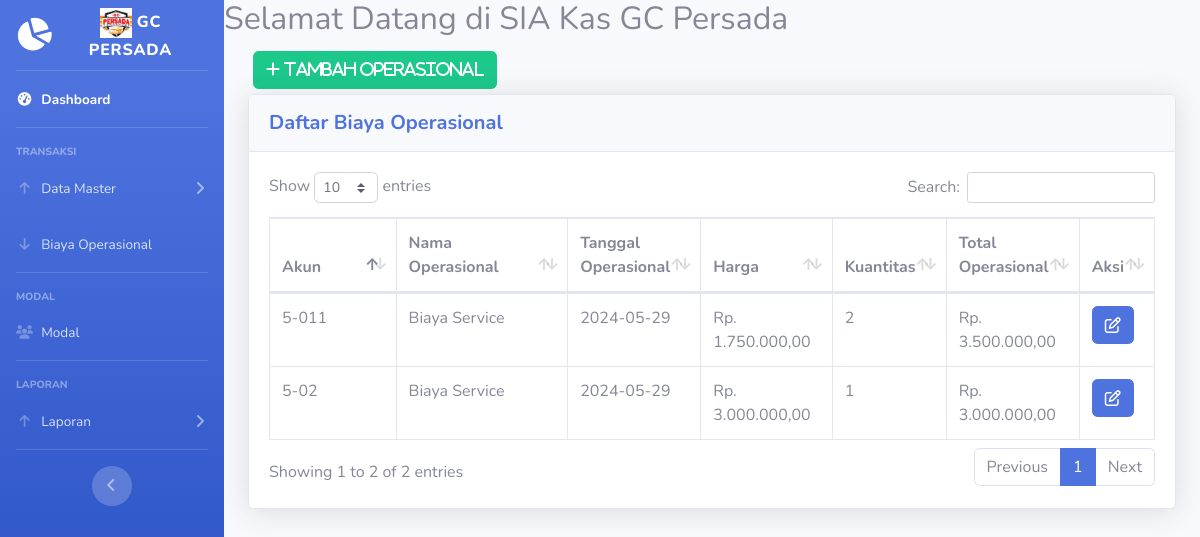
The app's page /operasional.php, older data.
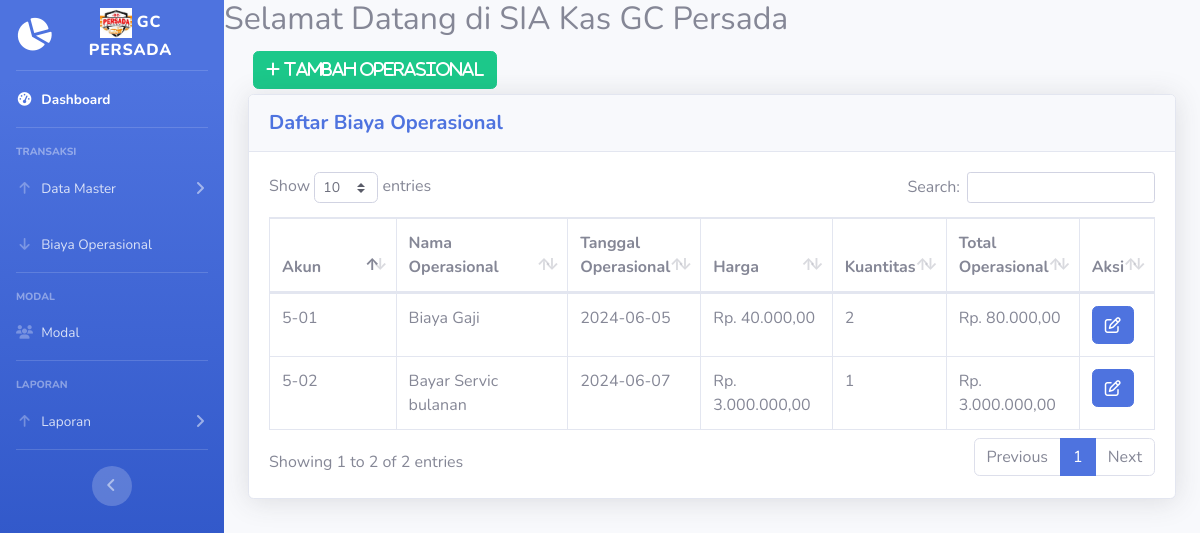
The same page, newer data.
### tables this page shows
CREATE TABLE `operasional` (
  `id_operasional` varchar(5) NOT NULL,
  `id_akun` varchar(5) NOT NULL,
  `nama_operasional` varchar(20) NOT NULL,
  `tanggal_operasional` date NOT NULL,
  `harga` int(8) NOT NULL,
  `kuantitas` int(2) NOT NULL,
  `total_operasional` int(8) NOT NULL
);

### operasional.php (the view, shortened to what this page needs)
<!DOCTYPE html>
<html lang="en">
<head>
  <link href="vendor/fontawesome-free/css/all.min.css" rel="stylesheet" type="text/css">
  <link href="css/sb-admin-2.min.css" rel="stylesheet">
  <link href="vendor/datatables/dataTables.bootstrap4.min.css" rel="stylesheet">
</head>
<body id="page-top">
  <?php
  require 'koneksi.php';
  require('sidebar.php');
  ?>
  <div id="content">
    <h2> Selamat Datang di SIA Kas GC Persada </h2>
    <div class="container-fluid">
      <button type="button" class="btn btn-success" style="margin:5px" data-toggle="modal" data-target="#myModalTambah"><i class="fa fa-plus"> Tambah Operasional</i></button><br>
      <div class="card shadow mb-4">
        <div class="card-header py-3">
          <h5 class="m-0 font-weight-bold text-primary">Daftar Biaya Operasional</h5>
        </div>
        <div class="card-body">
          <div class="table-responsive">
            <table class="table table-bordered" id="dataTable" width="100%" cellspacing="0">
              <thead>
                <tr>
                  <th width="15%">Akun</th>
                  <th width="20%">Nama Operasional</th>
                  <th width="15%">Tanggal Operasional</th>
                  <th width="15%">Harga</th>
                  <th width="5%">Kuantitas</th>
                  <th width="15%">Total Operasional</th>
                  <th width="5%">Aksi</th>
                </tr>
              </thead>
              <tbody>
                <?php
                $query = mysqli_query($koneksi, "SELECT * FROM operasional");
                while ($data = mysqli_fetch_assoc($query)) {
                ?>
                  <tr>
                    <td><?= $data['id_akun'] ?></td>
                    <td><?= $data['nama_operasional'] ?></td>
                    <td><?= $data['tanggal_operasional'] ?></td>
                    <td>Rp. <?= number_format($data['harga'], 2, ',', '.'); ?></td>
                    <td><?= $data['kuantitas'] ?></td>
                    <td>Rp. <?= number_format($data['total_operasional'], 2, ',', '.'); ?></td>
                    <td>
                      <a href="#" class="fa fa-edit btn btn-primary btn-md" data-toggle="modal" data-target="#myModal<?= $data['id_operasional']; ?>"></a>
                    </td>
                  </tr>
                <?php
                }
                ?>
              </tbody>
            </table>
          </div>
        </div>
      </div>
    </div>
  </div>
  </div>
  </div>
</body>
</html>

### sidebar.php (shortened to what this page needs)
<div id="wrapper">
  <ul class="navbar-nav bg-gradient-primary sidebar sidebar-dark accordion" id="accordionSidebar">
    <a class="sidebar-brand d-flex align-items-center justify-content-center" href="index.php">
      <div class="sidebar-brand-icon rotate-n-15">
        <i class="fas fa-chart-pie"></i>
      </div>
      <div class="sidebar-brand-text mx-3"> <img src="img/logo.jpg" height="30dvh" alt=""> GC PERSADA</div>
    </a>
    <hr class="sidebar-divider my-0">
    <li class="nav-item active">
      <a class="nav-link" href="index.php">
        <i class="fas fa-fw fa-tachometer-alt"></i>
        <span>Dashboard</span></a>
    </li>
    <hr class="sidebar-divider">
    <div class="sidebar-heading">
      Transaksi
    </div>
    <li class="nav-item">
      <a class="nav-link collapsed" href="#" data-toggle="collapse" data-target="#collapsePendapatan" aria-expanded="true" aria-controls="collapsePages">
        <i class="fas fa-fw fa-arrow-up"></i>
        <span>Data Master</span>
      </a>
    </li>
    <li class="nav-item">
      <a class="nav-link collapsed" href="operasional.php">
        <i class="fas fa-fw fa-arrow-down"></i>
        <span>Biaya Operasional</span>
      </a>
    </li>
    <hr class="sidebar-divider">
    <div class="sidebar-heading">
      Modal
    </div>
    <li class="nav-item">
      <a class="nav-link collapsed" href="modal.php">
        <i class="fas fa-fw fa-users"></i>
        <span>Modal</span>
      </a>
    </li>
    <hr class="sidebar-divider">
    <div class="sidebar-heading">
      Laporan
    </div>
    <li class="nav-item">
      <a class="nav-link collapsed" href="#" data-toggle="collapse" data-target="#collapseLaporan" aria-expanded="true" aria-controls="collapsePages">
        <i class="fas fa-fw fa-arrow-up"></i>
        <span>Laporan</span>
      </a>
    </li>
    <hr class="sidebar-divider d-none d-md-block">
    <div class="text-center d-none d-md-inline">
      <button class="rounded-circle border-0" id="sidebarToggle"></button>
    </div>
  </ul>
  <div id="content-wrapper" class="d-flex flex-column">

Row changes from the older to the newer data that the page shows:
removed operasional: id_akun "5-011", nama_operasional "Biaya Service", tanggal_operasional "2024-05-29", harga "1.750.000,00", kuantitas "2", total_operasional "3.500.000,00"
removed operasional: id_akun "5-02", nama_operasional "Biaya Service", tanggal_operasional "2024-05-29", harga "3.000.000,00", kuantitas "1", total_operasional "3.000.000,00"
added operasional: id_akun "5-01", nama_operasional "Biaya Gaji", tanggal_operasional "2024-06-05", harga "40.000,00", kuantitas "2", total_operasional "80.000,00"
added operasional: id_akun "5-02", nama_operasional "Bayar Servic bulanan", tanggal_operasional "2024-06-07", harga "3.000.000,00", kuantitas "1", total_operasional "3.000.000,00"
